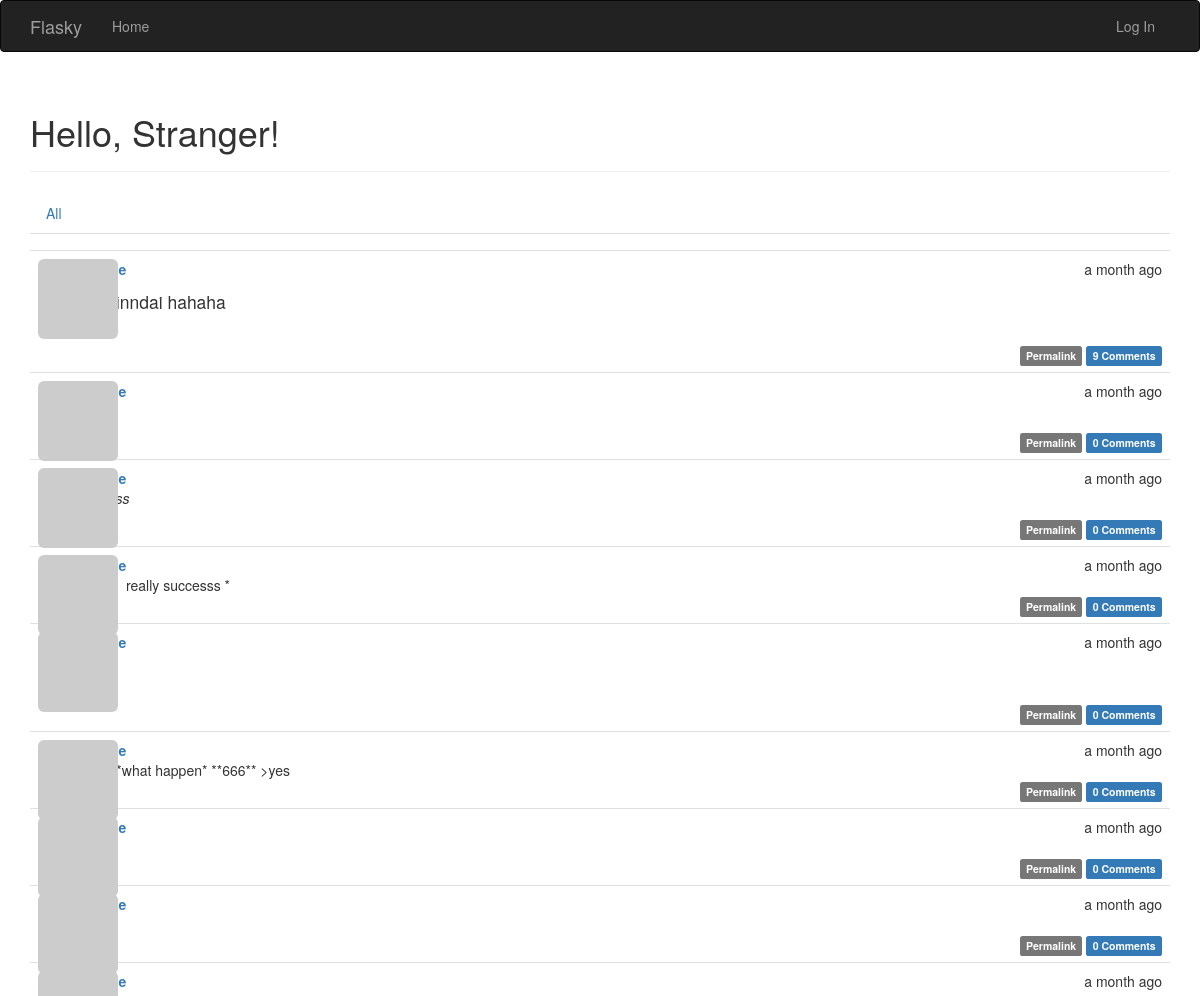
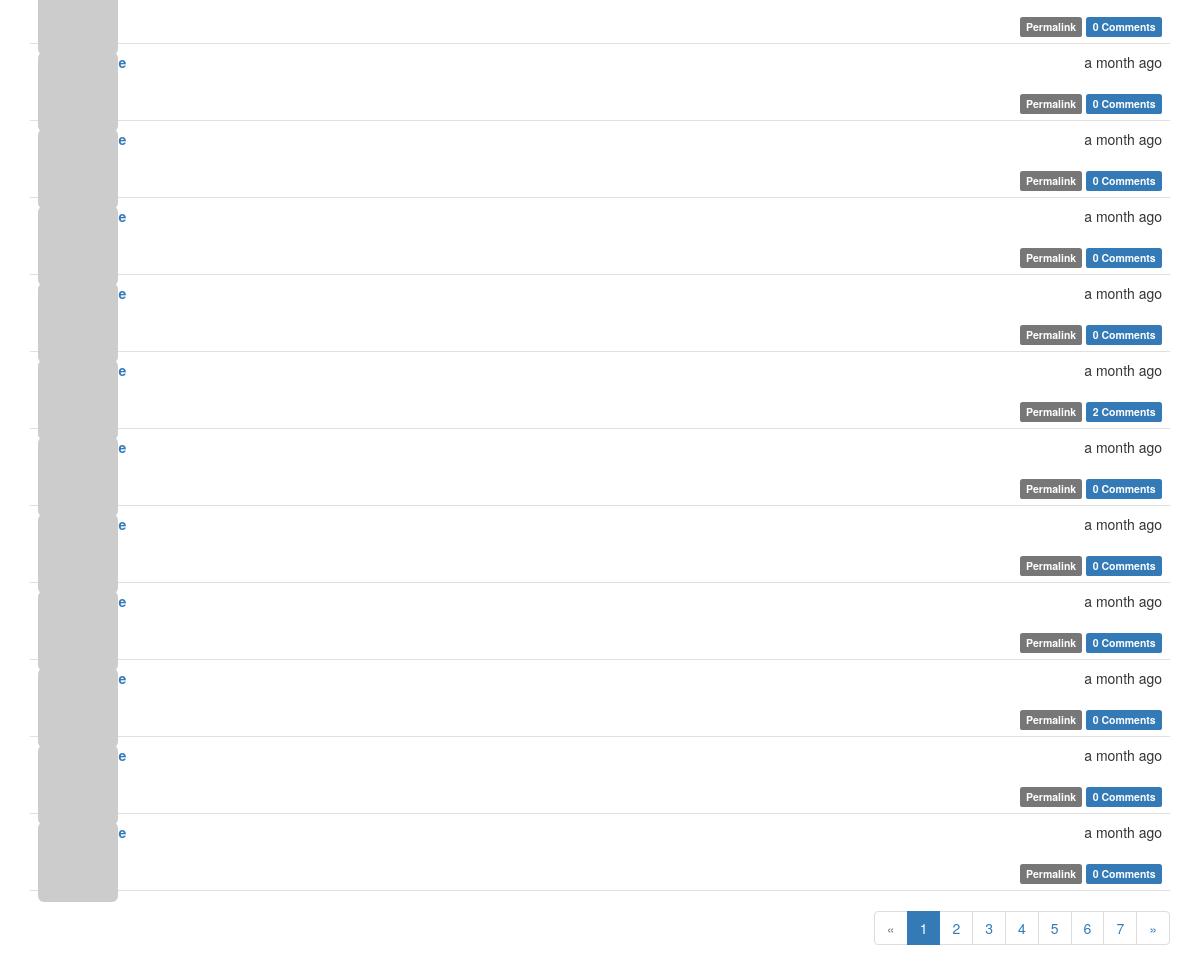
The app's page /, older data (2 pictures, top to bottom).
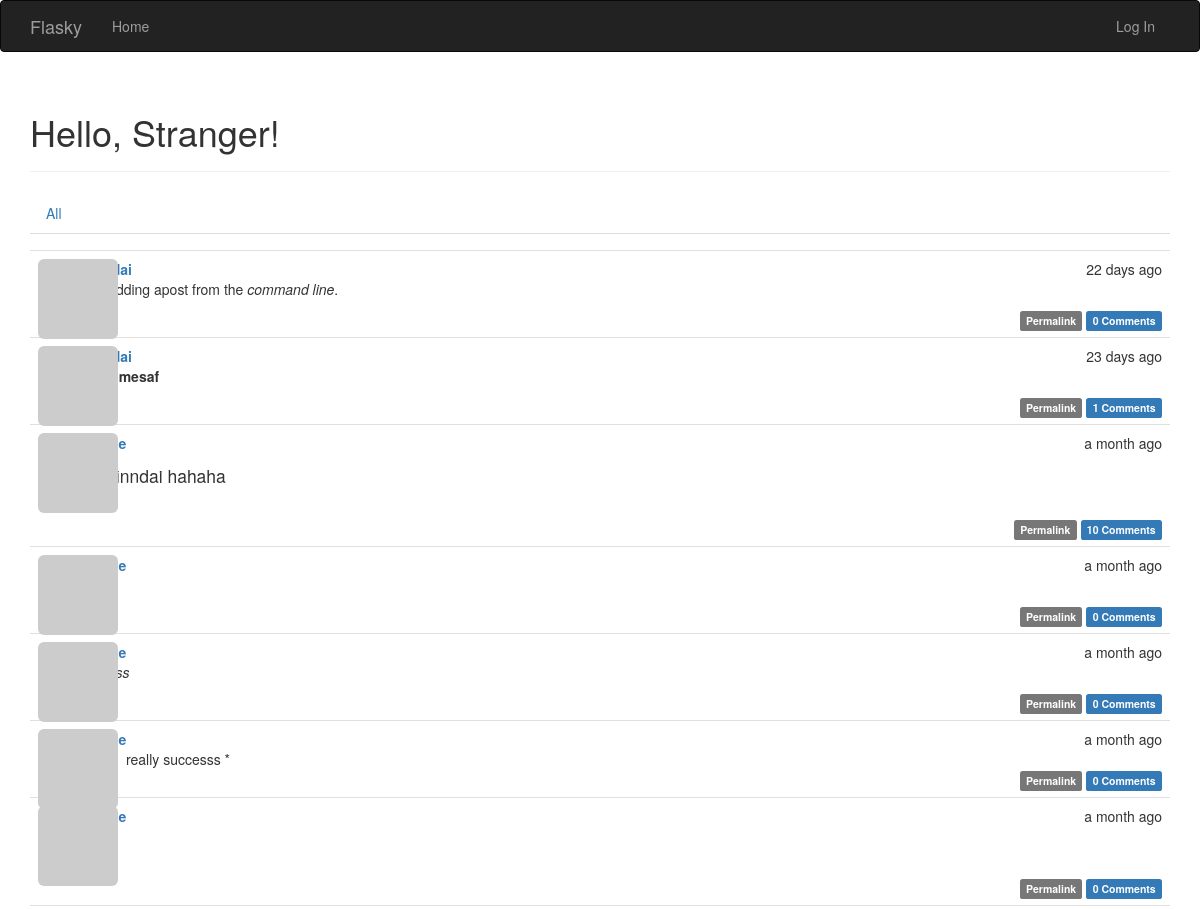
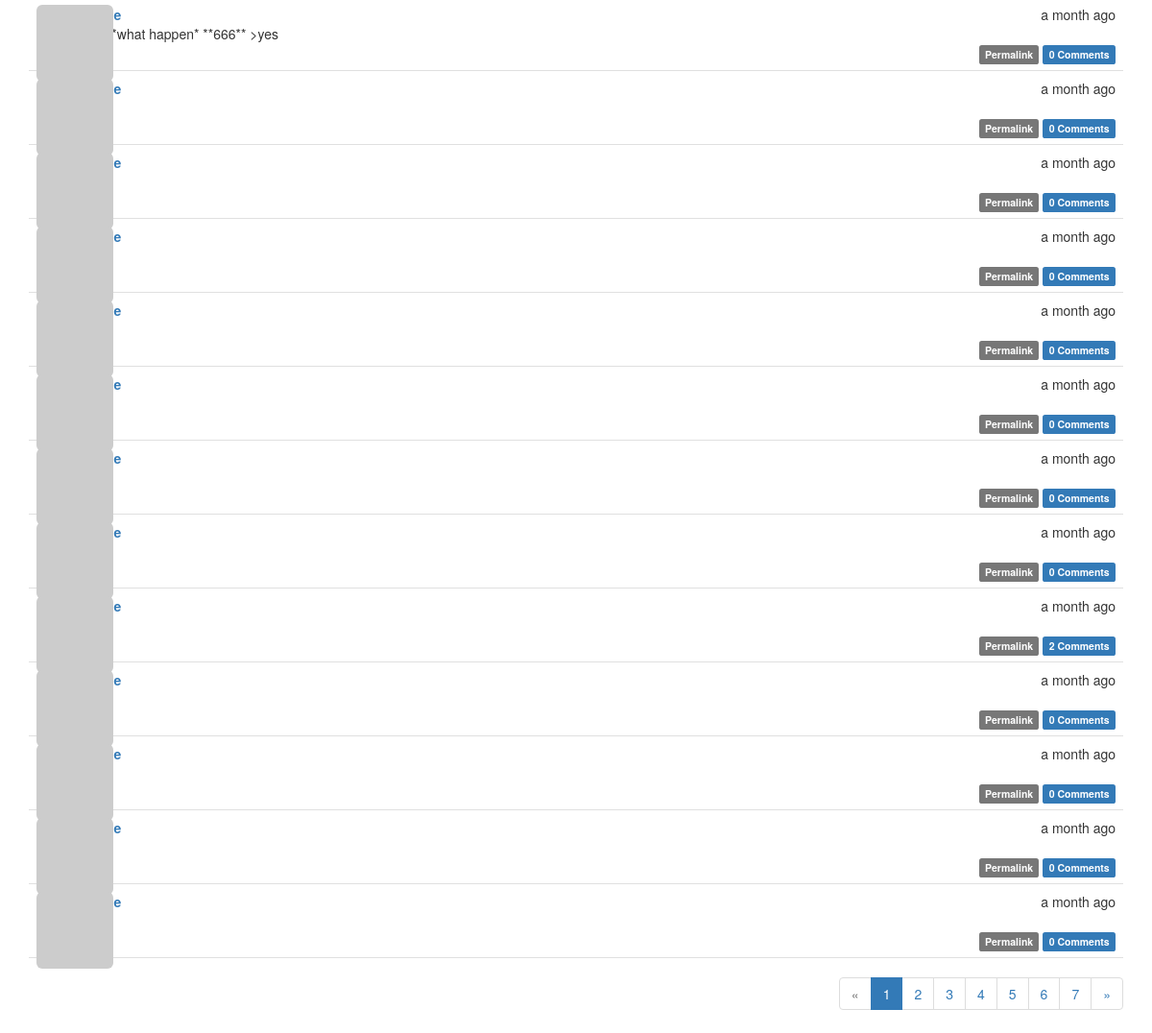
The same page, newer data (2 pictures, top to bottom).
### app/models.py (models this page shows, shortened)
class Post(db.Model):
    __tablename__='posts'
    id = db.Column(db.Integer,primary_key=True)
    body = db.Column(db.Text)
    body_html=db.Column(db.Text)
    timestamp = db.Column(db.DateTime,index=True,default=datetime.utcnow)
    author_id = db.Column(db.Integer,db.ForeignKey('users.id'))
    comments = db.relationship('Comment',backref='post',lazy='dynamic')

### app/main/views.py (the view)
@main.route('/',methods=['GET','POST'])
def index():
    form =PostForm()
    if current_user.can(Permission.WRITE_ARTICLES) and \
        form.validate_on_submit():
        post = Post(body=form.body.data,author=current_user._get_current_object())
        db.session.add(post)
        db.session.commit()
        return redirect(url_for('.index'))
    page = request.args.get('page', 1, type=int)
    show_followed = False
    if current_user.is_authenticated:
        show_followed = bool(request.cookies.get('show_followed',''))
    if show_followed:
        query = current_user.followed_posts
    else:
        query = Post.query
    pagination = query.order_by(Post.timestamp.desc()).paginate(page,per_page=current_app.config['FLASKY_POSTS_PER_PAGE'],
                                                                   error_out=False)
    posts = pagination.items
    return render_template('index.html',form=form,posts=posts,show_followed=show_followed,pagination=pagination)

### app/auth/views.py (called while the page is built)
@auth.before_app_request
def before_request():
    if current_user.is_authenticated:
        current_user.ping()
        if not current_user.confirmed \
            and request.endpoint \
            and request.endpoint[:5] != 'auth.' \
            and request.endpoint != 'static':
            return redirect(url_for('auth.unconfirmed'))

### app/main/__init__.py (called while the page is built)
@main.app_context_processor
def inject_permissions():
    return dict(Permission=Permission)

### app/main/views.py (called while the page is built)
@main.after_app_request
def after_request(response):
    for query in get_debug_queries():
        if query.duration >= current_app.config['FLASKY_SLOW_DB_QUERY_TIME']:
            current_app.logger.warning(
                'Slow query: %s\nParameters: %s\nDuration: %fs\nContext: %s\n'
                %(query.statement,query.parameters,query.duration,query.context))
    return response

### app/models.py (called while the page is built)
    def gravatar(self,size=100,default='identicon',rating='g'): #头像由链接和MD5散列值实现
        if request.is_secure:     #判断request是否为https
            url = 'https://secure.gravatar.com/avatar'
        else:
            url = 'http://www.gravatar.com/avatar'
        hash = self.avatar_hash or hashlib.md5(self.email.encode('utf-8')).hexdigest()
        return '{url}/{hash}?s={size}&d={default}&r={rating}'.format(url=url,hash=hash,
                                                                    size=size,default=default,rating=rating)

    def can(self,permissions):
        return False

    def is_administrator(self):
        return False

### app/templates/index.html (shortened to what this page needs)
{% extends "base.html" %}
{% import "bootstrap/wtf.html" as wtf %}
{% import "_macros.html" as macros %}
{% block page_content %}
<div class="page-header">
    <h1>Hello, {% if current_user.is_authenticated %}{{ current_user.username }}{% else %}Stranger{% endif %}!</h1>
</div>
<div class="post-tabs">
    <ul class="nav nav-tabs">
        <li{% if not show_followed %} class="avtive" {% endif %}><a href="{{url_for('.show_all')}}">All</a></li>
        </ul>
{% include '_posts.html' %}
{% if pagination %}
<div class="pagination">
    {{macros.pagination_widget(pagination,'.index')}}
</div>
{% endif %}
{% endblock %}

### app/templates/base.html (shortened to what this page needs)
{% extends "bootstrap/base.html" %}
{% block head %}
{{ super() }}
<link rel="stylesheet" type="text/css" href="{{url_for('static',filename='styles.css') }}">
{% endblock %}
{% block navbar %}
<div class="navbar navbar-inverse" role="navigation">
    <div class="container">
        <div class="navbar-header">
            <a class="navbar-brand" href="{{ url_for('main.index') }}">Flasky</a>
        </div>
        <div class="navbar-collapse collapse">
            <ul class="nav navbar-nav">
                <li><a href="{{ url_for('main.index') }}">Home</a></li>
            </ul>
            <ul class="nav navbar-nav navbar-right">
                {% if current_user.is_authenticated %}
                <li class="dropdown">
                    <a href="#" class="dropdown-toggle" data-toggle="dropdown" >
                        <img src="{{current_user.gravatar(size=18)}}">
                        Account <b class="caret"></b>
                    </a>
                    <ul class="dropdown-menu">
                        <li><a href="{{ url_for('auth.change_password') }}">Change Password</a></li>
                        <li><a href="{{ url_for('auth.change_email_request') }}">Change Email</a></li>
                        <li><a href="{{ url_for('auth.logout') }}">Log Out</a></li>
                    </ul>
                </li>
                {% else %}
                <li><a href="{{ url_for('auth.login') }}">Log In</a></li>
                {% endif %}
            </ul>
        </div>
    </div>
</div>
{% endblock %}
{% block content %}
<div class="container">
    {% block page_content %}{% endblock %}
</div>
{% endblock %}

### app/templates/_macros.html
{% macro pagination_widget(pagination,endpoint) %}
<ul class="pagination">
    <li{% if not pagination.has_prev %} class="disabled" {% endif %}>
        <a href="{%if pagination.has_prev %}{{url_for(endpoint,page=pagination.prev_num,**kwargs)}}{%else%}#{%endif%}">
            &laquo;
        </a>
    </li>
    {% for p in pagination.iter_pages() %}
        {% if p %}
            {% if p ==pagination.page %}
            <li class="active">
                <a href="{{url_for(endpoint,page=p,**kwargs)}}">{{ p }}</a>
            </li>
            {% else %}
            <li>
                <a href="{{url_for(endpoint,page=p,**kwargs)}}">{{ p }}</a>
            </li>
            {% endif %}
        {% else %}
        <li class="disabled"><a href="#">&hellip;</a></li>
        {% endif %}
    {% endfor %}
    <li{% if not pagination.has_next %} class="disabled" {% endif %}>
        <a href="{% if pagination.has_next%}{{url_for(endpoint,page=pagination.next_num,**kwargs)}}{% else %}#{% endif %}">
            &raquo;
        </a>
    </li>
</ul>
{% endmacro %}

### app/templates/_posts.html (shortened to what this page needs)
<ul class="posts">
    {% for post in posts %}
    <li class="post">
        <div class="post-thumbnail">
            <a href="{{ url_for('.user', username=post.author.username) }}">
                <img class="img-rounded profile-thumbnail" src="{{ post.author.gravatar(size=40) }}">
            </a>
        </div>
        <div class="post-content">
            <div class="post-date">{{ moment(post.timestamp).fromNow() }}</div>
            <div class="post-author"><a href="{{ url_for('.user', username=post.author.username) }}">{{ post.author.username }}</a></div>
            <div class="post-body">
                {% if post.body_html %}
                    {{ post.body_html | safe }}
                {% else %}
                    {{ post.body }}
                {% endif %}
            </div>
            <div class="post-footer">
                <a href="{{url_for('.post',id=post.id)}}">
                    <span class="label label-default">Permalink</span>
                </a>
                <a href="{{ url_for('.post',id=post.id)}}"#comments">
                    <span class="label label-primary">{{post.comments.count()}} Comments</span>
                </a>
            </div>
        </div>
    </li>
    {% endfor %}
</ul>

### app/static/styles.css (style rules this page uses)
.profile-thumbnail { position: absolute; }
ul.posts { list-style-type: none; padding: 0px; margin: 16px 0px 0px 0px; border-top: 1px solid #e0e0e0; }
ul.posts li.post { padding: 8px; border-bottom: 1px solid #e0e0e0; }
div.post-date { float: right; }
div.post-author { font-weight: bold; }
div.post-thumbnail { position: absolute; }
div.post-content { margin-left: 48px; min-height: 48px; }
div.post-footer { text-align: right; }
div.pagination { width: 100%; text-align: right; padding: 0px; margin: 0px; }
.post-body h1 { font-size: 140%; }

Row changes from the older to the newer data that the page shows:
no longer on this page (row unchanged): Post: timestamp "a month ago", comments.count "0"
no longer on this page (row unchanged): Post: timestamp "a month ago", comments.count "0"
added Post: timestamp "22 days ago", body_html "I'm adding apost from the command line .", comments.count "0"
added Post: timestamp "23 days ago", body_html "shenmesaf", comments.count "1"
computed for Post "finndai hahaha": comments.count "9" → "10"
